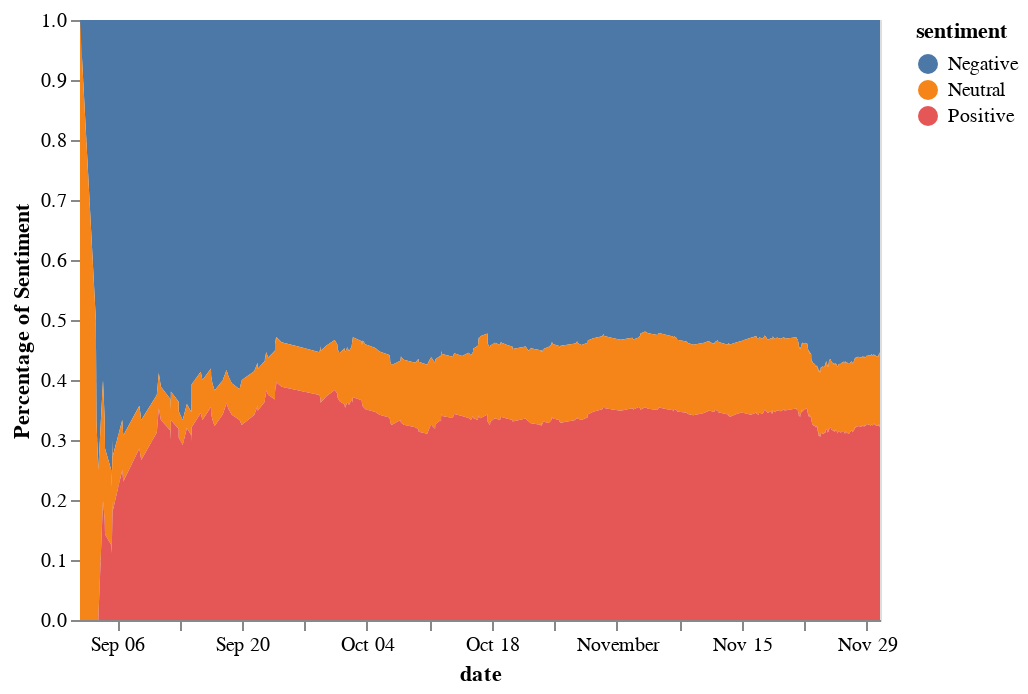

Here is the notebook cell this chart was saved with:
### Code cell
import altair as alt
from vega_datasets import data

source = altrair_sent_sum

alt.Chart(source).mark_area().encode(
    x="date:T",
    y="Percentage of Sentiment:Q",
    color="sentiment:N"
)

### Figure 1 — Vega-Lite specification as saved in the notebook (floating-point values rounded to 4 significant figures; data arrays with more than 128 entries replaced by an {"elided": "..."} marker saying what was removed)
{"config": {"view": {"continuousWidth": 400, "continuousHeight": 300}}, "data": {"name": "data-b307d439c4e4d3440366c92664a131b5"}, "mark": "area", "encoding": {"color": {"type": "nominal", "field": "sentiment"}, "x": {"type": "temporal", "field": "date"}, "y": {"type": "quantitative", "field": "Percentage of Sentiment"}}, "$schema": "https://vega.github.io/schema/vega-lite/v4.8.1.json", "datasets": {"data-b307d439c4e4d3440366c92664a131b5": {"elided": "1839 records"}}}
